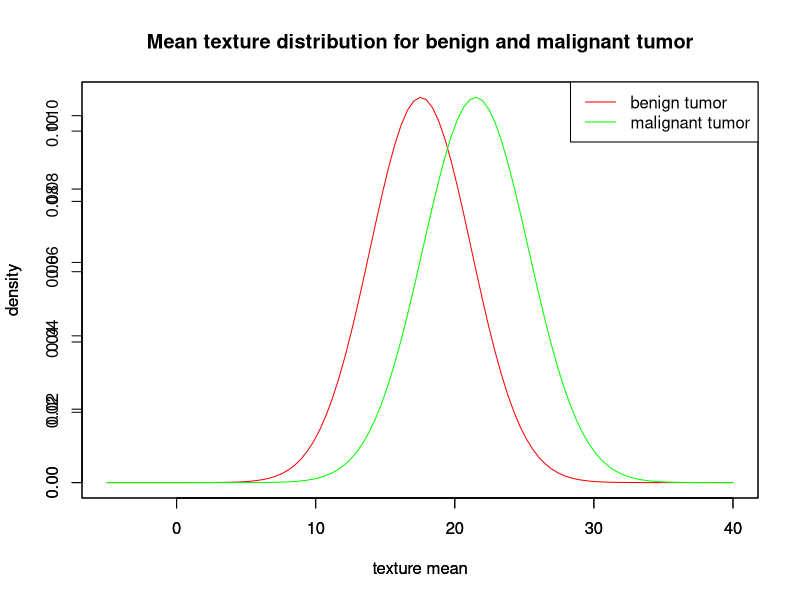

Source code (R): (Note: this script raises an error after producing the figure.)
library(e1071)
library(gmodels)

#----------------------exploring and preparing the data----------------------
setwd("C:/Users/joann/Desktop/4GL/zad1")
mydata = read.csv("dataset_cancer_diagnosis.csv")
mydata <- mydata[-1] 

# data is split into two sets: 469 records for learning and 100 records for testing 
mydata_train <- mydata[1:469, ]
mydata_test <- mydata[470:569, ]

#----------------------training a model on the data----------------------
classifier <- naiveBayes(mydata_train[ ,-1], mydata_train[ ,1])
predictor <- predict(classifier, mydata_test[ ,-1], type="class")
CrossTable(x = mydata_test$diagnosis, y = predictor, prop.chisq=FALSE)


classifier$apriori  # shows class distribution
classifier$tables$texture_mean

plot(function(x) dnorm(x, 17.55, 3.64), -5, 40, col="red", ylab="density", xlab="texture mean", main="Mean texture distribution for benign and malignant tumor")
par(new = TRUE)
plot(function(x) dnorm(x, 21.5, 3.8), -5, 40, col="green", ylab="density", xlab="texture mean")
legend("topright", c("benign tumor", "malignant tumor"), col = c("red", "green"), lwd=1)


print(confusionMatrix(predictor, mydata_test$diagnosis, positive="M", dnn=list('prediction','M')))
